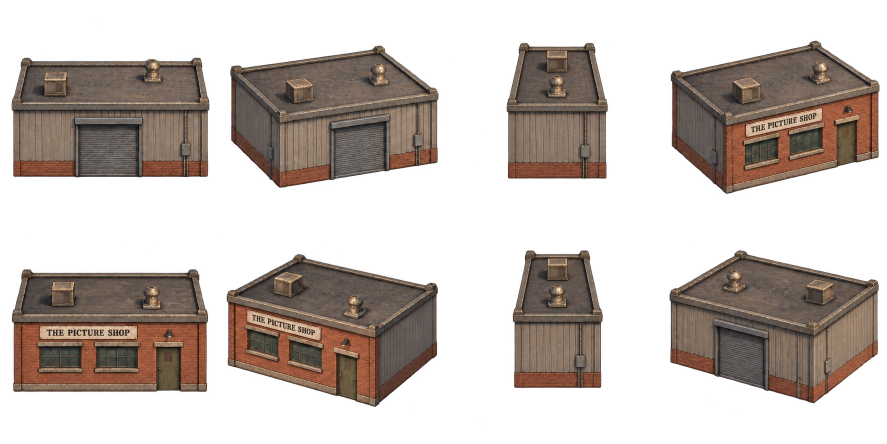
#> input picture assets/source/commute-warehouse-v1/side-repair.png, 1774 x 887 px (shown at 1/2 size)
$ python compile_warehouse.py
#> lines starting #> are read from the running program, lines starting #| are printed output that depends on the picture
"""Pack independently drawn warehouse views with reviewed ground/door anchors.
No painting, mirroring or silhouette distortion. Immutable generated sources.
"""
from pathlib import Path
from PIL import Image, ImageDraw
import hashlib, json

ROOT=Path(__file__).resolve().parents[2]
source=ROOT/'assets/source/commute-warehouse-v1/side-repair.png'
stage=ROOT/'assets/staging/commute-warehouse-v1'
stage.mkdir(parents=True,exist_ok=True)
im=Image.open(source).convert('RGBA')
#> im is the input picture: PIL image 1774x887 RGBA; mean R, G, B, A 47.3, 38.1, 32.4, 103.2
assert im.size==(1774,887)
directions=['north','northeast','east','southeast','south','southwest','west','northwest']
# Global source coordinates. Front views register the pedestrian threshold;
# hidden-front views register the center of the projected ground footprint.
anchors=[(220,302),(1553,687),(1115,238),(1696,330),(336,781),(694,791),(1115,659),(638,256)]
targets=[(256,400),(256,380),(256,380),(400,400),(400,400),(300,400),(256,380),(256,380)]
# Rear diagonals in the generated sheet were labeled from observer position;
# remap them to the front-facing direction convention used by the camera.
source_order=[0,7,2,3,4,5,6,1]
atlas=Image.new('RGBA',(2048,1024));views=[]
#> after `atlas = Image.new('RGBA', (2048, 1024))`: atlas: PIL image 2048x1024 RGBA; every value is 0
for i,direction in enumerate(directions):
    col,row=source_order[i]%4,source_order[i]//4
    rect=(round(col*im.width/4),round(row*im.height/2),round((col+1)*im.width/4),round((row+1)*im.height/2))
    tile=im.crop(rect);frame=Image.new('RGBA',(512,512))
    ax,ay=anchors[i];tx,ty=targets[i]
    frame.alpha_composite(tile,(tx-(ax-rect[0]),ty-(ay-rect[1])))
    box=frame.getchannel('A').point(lambda a:255 if a>=16 else 0).getbbox()
    assert box and min(box[0],box[1],512-box[2],512-box[3])>=3,(direction,box)
    atlas.alpha_composite(frame,(i%4*512,i//4*512))
    views.append({'direction':direction,'anchor':list(targets[i]),'registration':'door' if i in (3,4,5) else 'center',
                  'sourceAnchor':list(anchors[i]),'sourceRect':list(rect),'bounds':list(box)})
#> this loop made 8 passes
#> box on passes 1 to 8: (59, 213, 456, 453), (41, 193, 461, 500), (154, 227, 357, 500), (45, 151, 463, 458), (88, 157, 481, 403), (59, 116, 482, 423), (166, 222, 347, 497), (78, 214, 496, 500)
#> pass 1, `tile = im.crop(rect)`:
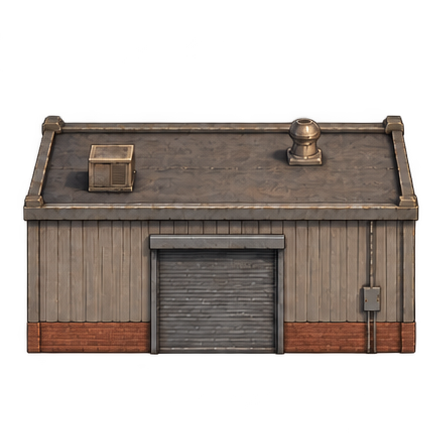
#> tile: PIL image 444x444 RGBA; mean R, G, B, A 51.6, 43.7, 38.5, 114.1; transparent parts drawn white
#> pass 2, `tile = im.crop(rect)`:
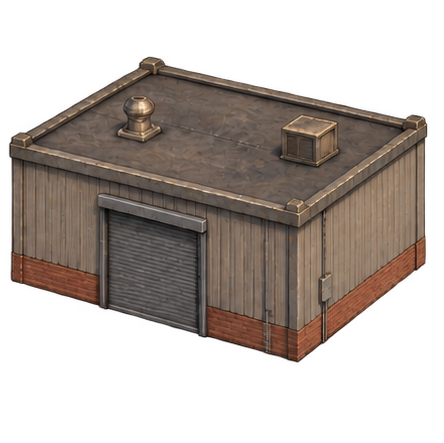
#> tile: PIL image 444x443 RGBA; mean R, G, B, A 53.2, 44.4, 38.6, 119.1; transparent parts drawn white
#> pass 3, `tile = im.crop(rect)`:
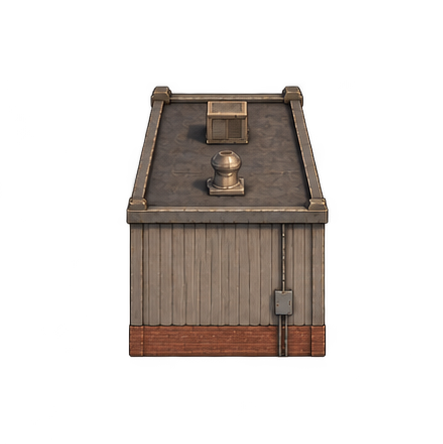
#> tile: PIL image 443x444 RGBA; mean R, G, B, A 29.4, 24.1, 20.8, 63; transparent parts drawn white
#> after the loop:
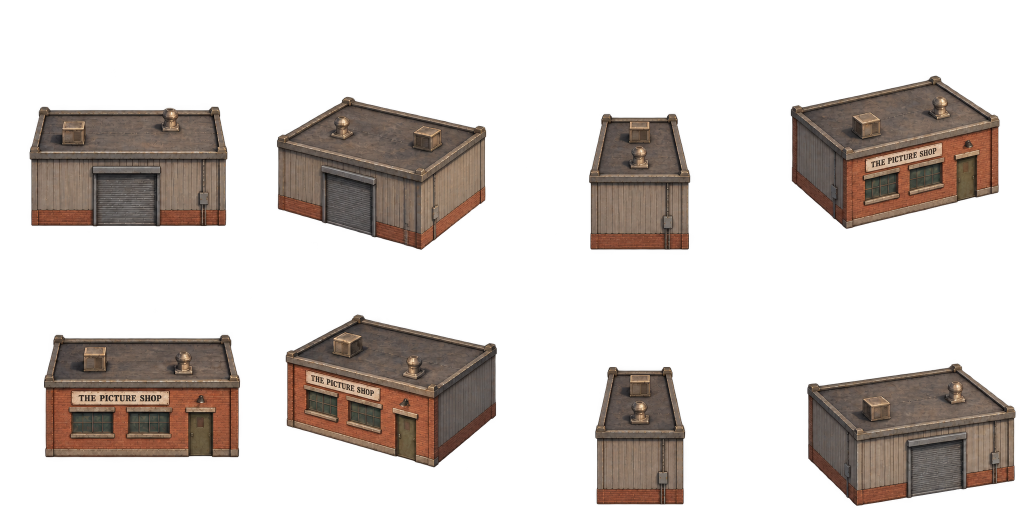
#> atlas: PIL image 2048x1024 RGBA (shown at 1/2 size); mean R, G, B, A 35.5, 28.6, 24.3, 77.4; transparent parts drawn white
#> after the loop:
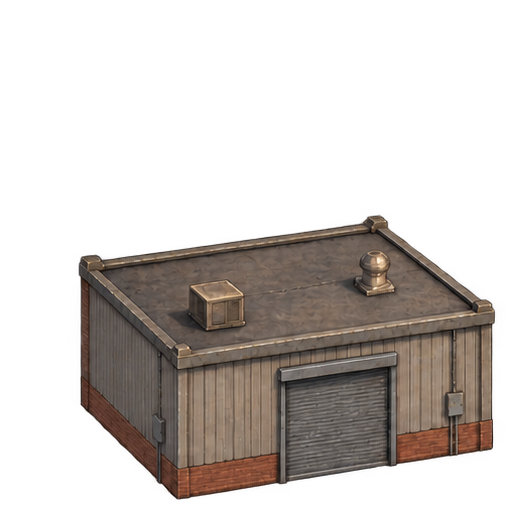
#> frame: PIL image 512x512 RGBA; mean R, G, B, A 39.4, 33.4, 29.4, 87.9; transparent parts drawn white
#> after the loop:
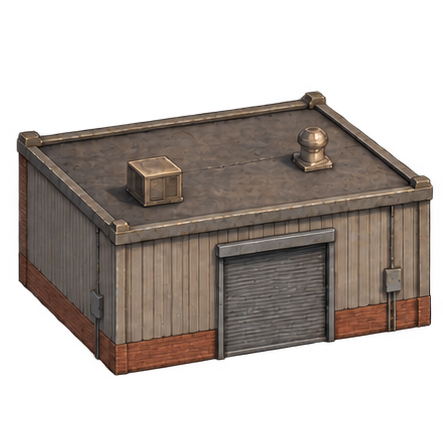
#> tile: PIL image 443x444 RGBA; mean R, G, B, A 52.5, 44.6, 39.2, 117.2; transparent parts drawn white
#> after the loop, views = 8 items
atlas.save(stage/'warehouse.png')
manifest={'version':1,'status':'staged_for_review','frameSize':512,'columns':4,'rows':2,'scale':1.48,'mirror':False,
          'source':str(source.relative_to(ROOT)),'sourceSha256':hashlib.sha256(source.read_bytes()).hexdigest(),
          'atlasSha256':hashlib.sha256((stage/'warehouse.png').read_bytes()).hexdigest(),
          'prompts':['assets/source/commute-warehouse-v1/prompt.txt','assets/source/commute-warehouse-v1/side-repair-prompt.txt'],
          'generator':'built-in imagegen','views':views}
(stage/'manifest.json').write_text(json.dumps(manifest,indent=2)+'\n')
# Registration metadata is shared with the runtime rather than retyped there.
lines=['-- Generated by tools/commute_lab/compile_warehouse.py; source-space registration.','return {']
for i,v in enumerate(views):
    lines.append("    %s={index=%d,x=%d,y=%d,door=%s,bounds={%s}}," % (v['direction'],i+1,*v['anchor'],
        str(v['registration']=='door').lower(),','.join(map(str,v['bounds']))))
#> this loop made 8 passes
#> after the loop, lines = 10 items
lines.append('}')
(stage/'registration.lua').write_text('\n'.join(lines)+'\n')
print('Eight warehouse views staged; runtime publication requires native scene review.')
